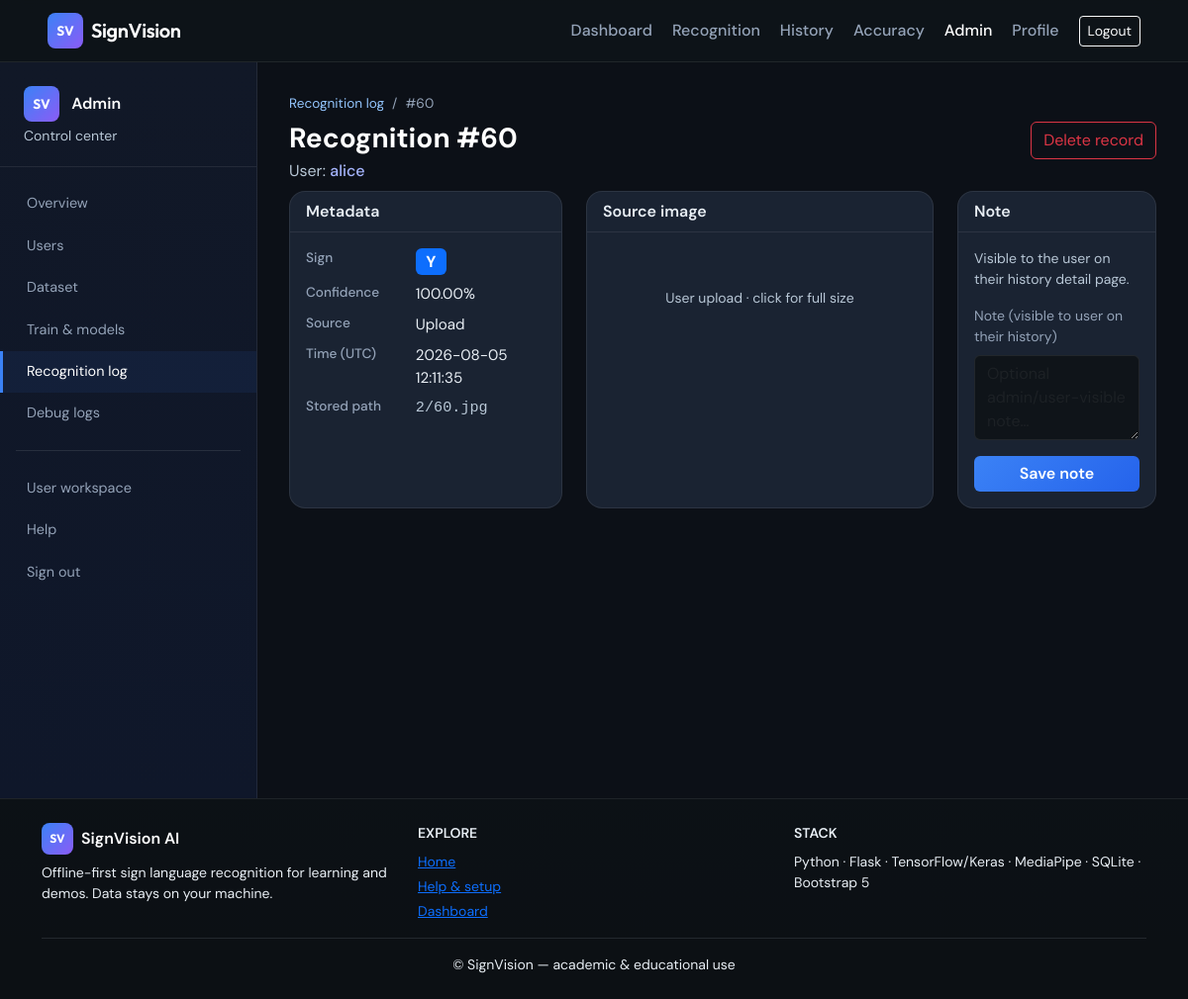
Screenshot of /admin/history/60 (signed in) with the database file from the repository.
### app/models.py (models this page shows, shortened)
class RecognitionHistory(db.Model):
    __tablename__ = "recognition_history"
    id = db.Column(db.Integer, primary_key=True)
    user_id = db.Column(db.Integer, db.ForeignKey("users.id"), nullable=False, index=True)
    predicted_sign = db.Column(db.String(64), nullable=False)
    confidence = db.Column(db.Float, nullable=False)
    created_at = db.Column(db.DateTime, default=datetime.utcnow, index=True)
    source = db.Column(db.String(32), default="webcam")
    user_note = db.Column(db.String(512), nullable=True)
    source_image_relpath = db.Column(db.String(512), nullable=True)

class User(UserMixin, db.Model):
    __tablename__ = "users"
    id = db.Column(db.Integer, primary_key=True)
    full_name = db.Column(db.String(120), nullable=False)
    email = db.Column(db.String(120), unique=True, nullable=False, index=True)
    username = db.Column(db.String(64), unique=True, nullable=False, index=True)
    password_hash = db.Column(db.String(256), nullable=False)
    is_admin = db.Column(db.Boolean, default=False)
    is_active = db.Column(db.Boolean, default=True)
    last_login = db.Column(db.DateTime)
    last_activity = db.Column(db.DateTime)
    created_at = db.Column(db.DateTime, default=datetime.utcnow)
    recognitions = db.relationship("RecognitionHistory", backref="user", lazy="dynamic")
    prediction_logs = db.relationship("PredictionLog", backref="user", lazy="dynamic")

### app/blueprints/admin.py (the view)
@bp.route("/history/<int:rid>")
def history_record(rid):
    r = RecognitionHistory.query.get_or_404(rid)
    note_form = AdminRecognitionNoteForm(obj=r)
    has_upload_image = bool(r.source_image_relpath and r.source == "upload")
    return render_template(
        "admin/history_detail.html",
        record=r,
        note_form=note_form,
        has_upload_image=has_upload_image,
    )

### app/forms.py
class AdminRecognitionNoteForm(FlaskForm):
    user_note = TextAreaField(
        "Note (visible to user on their history)",
        validators=[Optional(), Length(max=500)],
        render_kw={
            "rows": 3,
            "class": "form-control",
            "placeholder": "Optional admin/user-visible note…",
        },
    )
    submit = SubmitField("Save note")

### app/blueprints/admin.py (called while the page is built)
@bp.before_request
def _require_admin():
    from flask import abort
    if not current_user.is_authenticated:
        return redirect(url_for("auth.login", next=request.path))
    if not current_user.is_admin:
        abort(403)

### templates/admin/history_detail.html (shortened to what this page needs)
{% extends "admin/base_admin.html" %}
{% block admin_header %}
<nav aria-label="breadcrumb"><ol class="breadcrumb user-breadcrumb mb-2">
  <li class="breadcrumb-item"><a href="{{ url_for('admin.history') }}">Recognition log</a></li>
  <li class="breadcrumb-item active">#{{ record.id }}</li>
</ol></nav>
<div class="d-flex flex-wrap justify-content-between align-items-start gap-3 mb-2">
  <div>
    <h1 class="h3 fw-bold text-white mb-1">Recognition #{{ record.id }}</h1>
    <p class="admin-text-subtle mb-0">User: {% if record.user %}<a class="admin-link" href="{{ url_for('admin.user_detail', uid=record.user_id) }}">{{ record.user.username }}</a>{% else %}ID {{ record.user_id }}{% endif %}</p>
  </div>
  <form method="post" action="{{ url_for('admin.history_record_delete', rid=record.id) }}" onsubmit="return confirm('Delete this record and stored image?');">
    <button type="submit" class="btn btn-outline-danger">Delete record</button>
  </form>
</div>
{% endblock %}
{% block admin_body %}
<div class="row g-4">
  <div class="col-xl-5 order-xl-2">
    <div class="card card-app h-100">
      <div class="card-header">Source image</div>
      <div class="card-body text-center">
        {% if has_upload_image %}
        <a href="{{ url_for('admin.history_record_image', rid=record.id) }}" target="_blank" rel="noopener" class="d-block">
        </a>
        <p class="admin-text-subtle small mt-3 mb-0">User upload · click for full size</p>
        {% else %}
        <div class="history-image-placeholder rounded d-flex align-items-center justify-content-center">
          <p class="admin-text-subtle small px-3 mb-0">{% if record.source == 'webcam' %}Webcam — no frame stored.{% else %}No image file on disk.{% endif %}</p>
        </div>
        {% endif %}
      </div>
    </div>
  </div>
  <div class="col-xl-4 order-xl-1">
    <div class="card card-app h-100">
      <div class="card-header">Metadata</div>
      <div class="card-body">
        <dl class="row mb-0 user-dl">
          <dt class="col-sm-5">Sign</dt>
          <dd class="col-sm-7"><span class="badge bg-primary fs-6">{{ record.predicted_sign }}</span></dd>
          <dt class="col-sm-5">Confidence</dt>
          <dd class="col-sm-7 admin-text-primary">{{ "%.2f"|format(record.confidence * 100) }}%</dd>
          <dt class="col-sm-5">Source</dt>
          <dd class="col-sm-7 text-capitalize admin-text-primary">{{ record.source or '—' }}</dd>
          <dt class="col-sm-5">Time (UTC)</dt>
          <dd class="col-sm-7 admin-text-primary">{{ record.created_at.strftime('%Y-%m-%d %H:%M:%S') if record.created_at else '—' }}</dd>
          <dt class="col-sm-5">Stored path</dt>
          <dd class="col-sm-7 small font-monospace admin-text-subtle text-break">{{ record.source_image_relpath or '—' }}</dd>
        </dl>
      </div>
    </div>
  </div>
  <div class="col-xl-3 order-xl-3">
    <div class="card card-app h-100">
      <div class="card-header">Note</div>
      <div class="card-body">
        <p class="small admin-text-subtle">Visible to the user on their history detail page.</p>
        <form method="post" action="{{ url_for('admin.history_record_note', rid=record.id) }}">
          <div class="mb-3">{{ note_form.user_note.label(class="form-label") }}{{ note_form.user_note(class="form-control") }}</div>
          <div class="d-grid">{{ note_form.submit(class="btn btn-accent") }}</div>
        </form>
      </div>
    </div>
  </div>
</div>
{% endblock %}

### static/css/app.css (style rules this page uses)
:root { --app-bg: #0f1419; --app-surface: #1a2332; --app-border: rgba(255, 255, 255, 0.08); --accent: #3b82f6; --accent-2: #8b5cf6; --text: #e8eef4; --muted: #94a3b8; }
.app-body { min-height: 100vh; display: flex; flex-direction: column; background: linear-gradient(180deg, #0b0f14 0%, #121a24 40%, #0f1419 100%); color: var(--text); font-family: "DM Sans", system-ui, sans-serif; }
.btn-accent { background: linear-gradient(135deg, var(--accent), #2563eb); border: none; color: #fff; font-weight: 600; }
.card-app { background: var(--app-surface); border: 1px solid var(--app-border); border-radius: 1rem; color: var(--text); }
.card-app .card-header { background: transparent; border-bottom: 1px solid var(--app-border); font-weight: 600; }
.form-control, .form-select { background: #0f1419; border: 1px solid var(--app-border); color: var(--text); }
.form-label { color: var(--muted); font-size: 0.875rem; }
.user-dl dt { color: var(--muted); font-size: 0.85rem; font-weight: 500; }
.user-dl dd { font-size: 0.95rem; }
.user-breadcrumb { --bs-breadcrumb-divider-color: var(--muted); font-size: 0.85rem; }
.user-breadcrumb .breadcrumb-item a { color: #93c5fd; text-decoration: none; }
.user-breadcrumb .breadcrumb-item.active { color: var(--muted); }
.admin-panel .admin-text-primary { color: var(--admin-readable) !important; }
.admin-panel .admin-text-subtle { color: var(--admin-subtle) !important; }
.admin-panel .admin-link { color: #a5b4fc !important; font-weight: 500; text-decoration: none; }

### rows the page displays
RecognitionHistory: id "60", predicted_sign "Y", record.confidence*100 "100.00", source "Upload", created_at "2026-08-05 12:11:35", source_image_relpath "2/60.jpg"
User: user.username "alice"

### other values shown
{{ note_form.user_note.label(class="form-label") }} "Note (visible to user on their history)"
